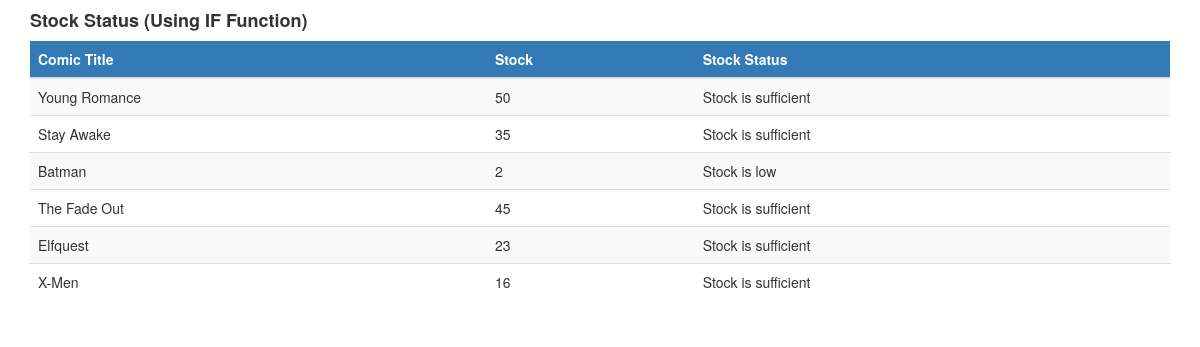
Screenshot of /advanced_functions/if_output.php with the database file from the repository.
### tables this page shows
CREATE TABLE `comic` (
  `comic_id` int(11) NOT NULL,
  `genre_id` int(11) NOT NULL,
  `comic_title` varchar(100) NOT NULL,
  `comic_description` text DEFAULT NULL,
  `comic_stock` int(11) NOT NULL,
  `comic_price` decimal(6,2) NOT NULL,
  `created_at` timestamp NOT NULL DEFAULT current_timestamp()
);

### advanced_functions/if_output.php (the view, shortened to what this page needs)
<!DOCTYPE html>
<html lang="en">
<head>
    <link rel="stylesheet" href="https://maxcdn.bootstrapcdn.com/bootstrap/3.4.1/css/bootstrap.min.css">
</head>
<body>
<div class="container mt-4">
    <h4 class="mb-3"><b>Stock Status (Using IF Function)</b></h4>
    <div class="table-responsive">
        <table class="table table-striped">
            <thead>
                <tr class="bg-primary">
                    <th>Comic Title</th>
                    <th>Stock</th>
                    <th>Stock Status</th>
                </tr>
            </thead>
            <tbody>
                <?php
                include '../dbconn.php';
                $sql = "SELECT comic_title, comic_stock, IF(comic_stock <= 5, 'Stock is low', 'Stock is sufficient') AS stock_status FROM comic";
                $result = mysqli_query($conn, $sql);
                if(mysqli_num_rows($result) > 0){
                    while($row = mysqli_fetch_assoc($result)){
                        echo "<tr>";
                        echo "<td>".$row['comic_title']."</td>";
                        echo "<td>".$row['comic_stock']."</td>";
                        echo "<td>".$row['stock_status']."</td>";
                        echo "</tr>";
                    }
                } else {
                    echo "<tr><td colspan='3' class='text-center'>No data found</td></tr>";
                }
                ?>
            </tbody>
        </table>
    </div>
</div>
</body>
</html>

### rows the page displays
comic: comic_title "Young Romance", comic_stock "50", stock_status "Stock is sufficient"
comic: comic_title "Stay Awake", comic_stock "35", stock_status "Stock is sufficient"
comic: comic_title "Batman", comic_stock "2", stock_status "Stock is low"
comic: comic_title "The Fade Out", comic_stock "45", stock_status "Stock is sufficient"
comic: comic_title "Elfquest", comic_stock "23", stock_status "Stock is sufficient"
comic: comic_title "X-Men", comic_stock "16", stock_status "Stock is sufficient"
